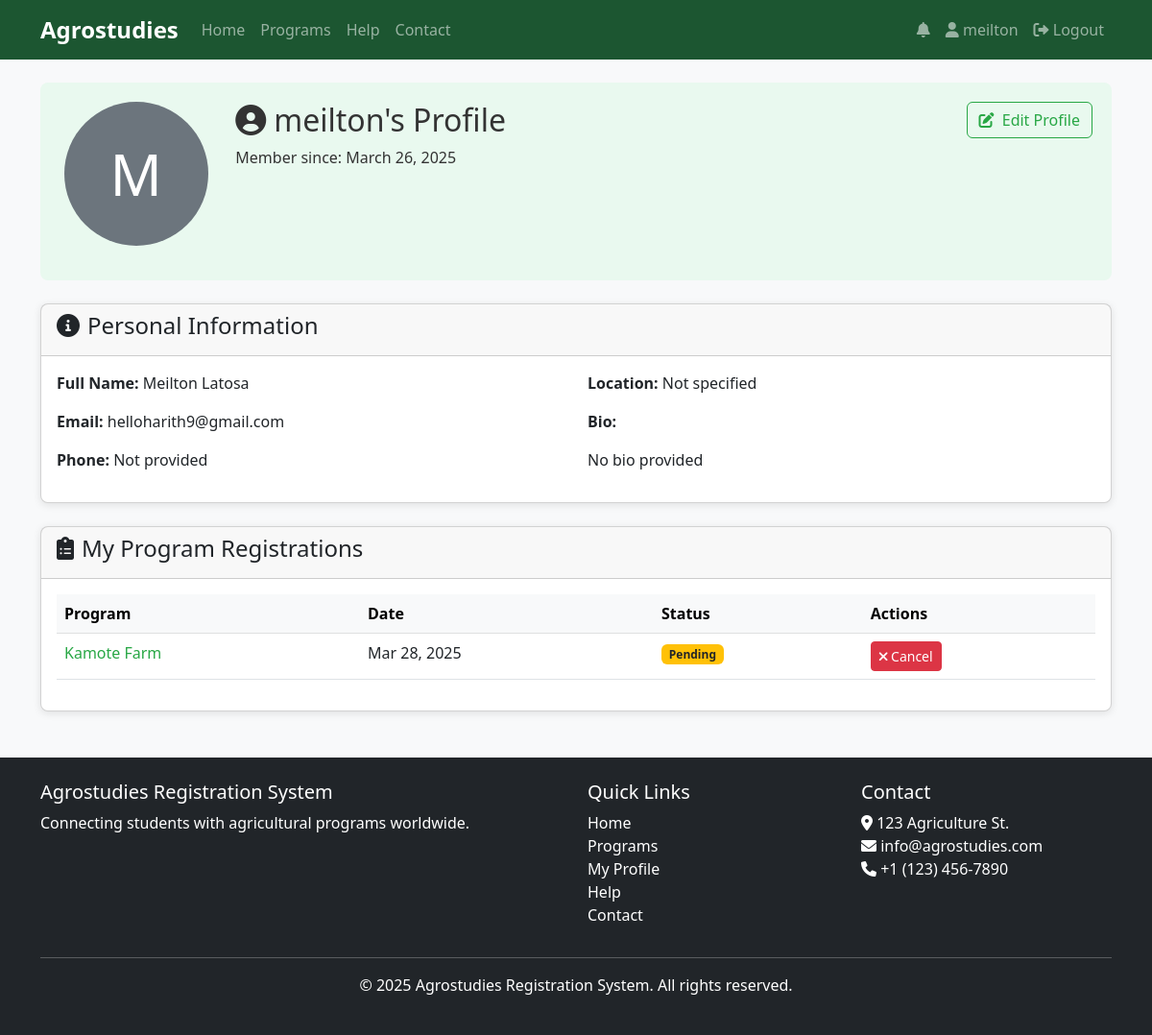
/profile/ (signed in), run on an earlier commit of the app's database.
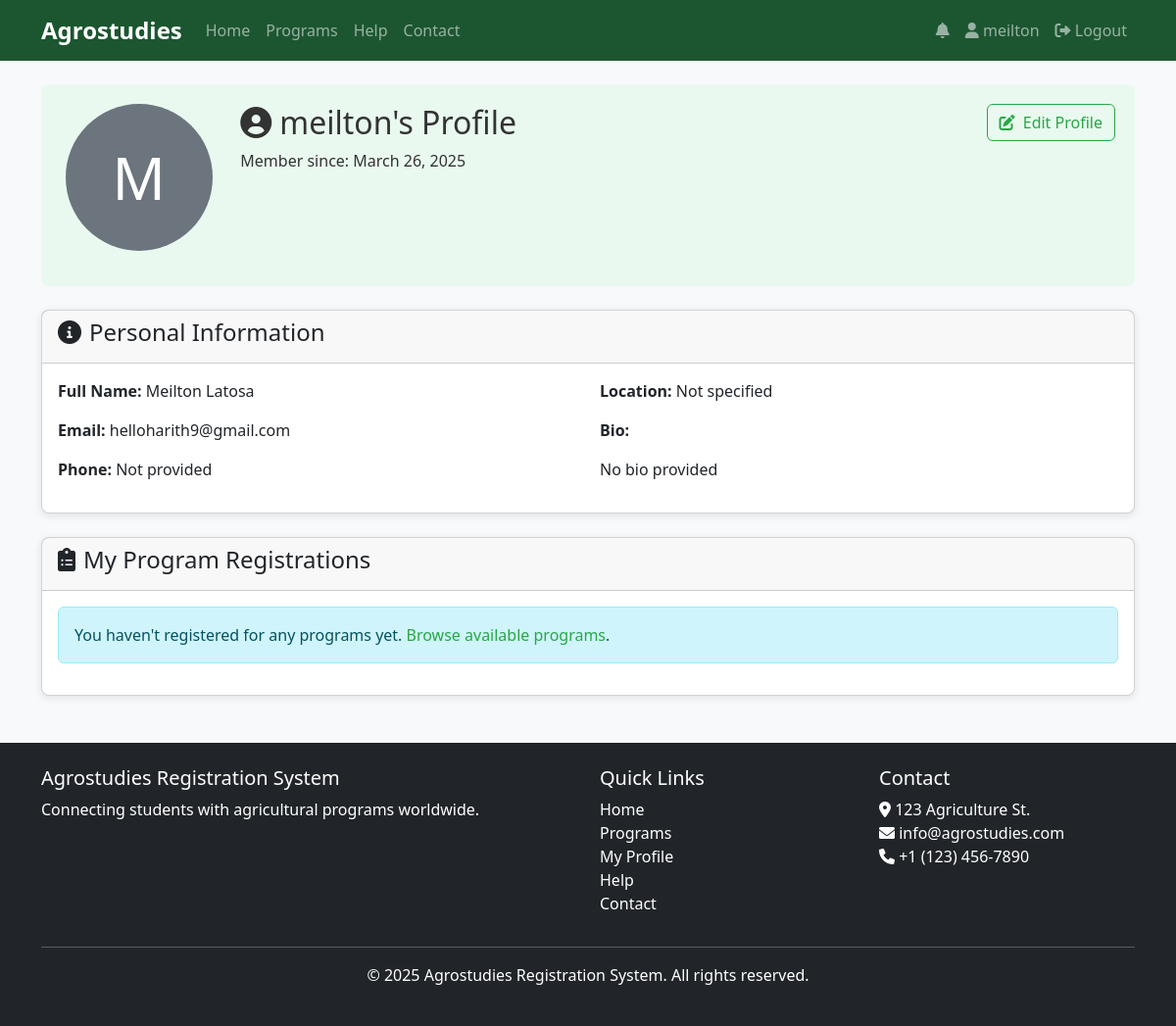
And on a later commit of the database.
### core/models.py (models this page shows, shortened)
class Registration(models.Model):
    PENDING = 'pending'
    APPROVED = 'approved'
    REJECTED = 'rejected'
    STATUS_CHOICES = [
        (PENDING, 'Pending'),
        (APPROVED, 'Approved'),
        (REJECTED, 'Rejected'),
    ]
    user = models.ForeignKey(User, on_delete=models.CASCADE)
    program = models.ForeignKey(AgricultureProgram, on_delete=models.CASCADE)
    registration_date = models.DateTimeField(auto_now_add=True)
    status = models.CharField(max_length=10, choices=STATUS_CHOICES, default=PENDING)
    notes = models.TextField(blank=True)
    class Meta:
        unique_together = ('user', 'program')

class AgricultureProgram(models.Model):
    title = models.CharField(max_length=200)
    description = models.TextField()
    start_date = models.DateField()
    end_date = models.DateField()
    location = models.CharField(max_length=100)
    capacity = models.PositiveIntegerField()
    created_at = models.DateTimeField(auto_now_add=True)
    updated_at = models.DateTimeField(auto_now=True)

### core/views.py (the view)
# urls.py: path('profile/', views.profile, name='profile'),
@login_required
def profile(request):
    if request.method == 'POST':
        u_form = UserUpdateForm(request.POST, instance=request.user)
        p_form = ProfileUpdateForm(request.POST, request.FILES, instance=request.user.profile)
        if u_form.is_valid() and p_form.is_valid():
            if 'delete_image' in request.POST and request.user.profile.profile_image:
                old_image = request.user.profile.profile_image.path
                request.user.profile.profile_image = None
                if os.path.exists(old_image):
                    os.remove(old_image)
            u_form.save()
            p_form.save()
            messages.success(request, 'Your profile has been updated!')
            Notification.add_notification(
                request.user,
                "Your profile has been successfully updated.",
                Notification.SUCCESS
            )
            return redirect('profile')
    else:
        u_form = UserUpdateForm(instance=request.user)
        p_form = ProfileUpdateForm(instance=request.user.profile)
    registrations = Registration.objects.filter(user=request.user).order_by('-registration_date')
    context = {
        'u_form': u_form,
        'p_form': p_form,
        'registrations': registrations
    }
    return render(request, 'profile.html', context)

### core/context_processors.py (called while the page is built)
def notification_count(request):
    if request.user.is_authenticated:
        unread_count = Notification.objects.filter(user=request.user, read=False).count()
        return {
            'unread_notifications_count': unread_count
        }
    return {
        'unread_notifications_count': 0
    }

### templates/profile.html (shortened to what the changed rows need)
{% extends 'base.html' %}
{% block content %}
<div class="profile-header mb-4">
    <div class="row">
        <div class="col-md-6">
            <h2><i class="fas fa-user-circle me-2"></i>{{ user.username }}'s Profile</h2>
        </div>
    </div>
</div>
<div class="card">
    <div class="card-body">
        {% if registrations %}
            <div class="table-responsive">
                <table class="table table-hover">
                    <thead class="table-light">
                        <tr>
                            <th>Program</th>
                            <th>Date</th>
                            <th>Status</th>
                            <th>Actions</th>
                        </tr>
                    </thead>
                    <tbody>
                        {% for reg in registrations %}
                            <tr>
                                <td>
                                    <a href="{% url 'program_detail' reg.program.id %}">{{ reg.program.title }}</a>
                                </td>
                                <td>{{ reg.registration_date|date:"M d, Y" }}</td>
                                <td>
                                    {% if reg.status == 'approved' %}
                                        <span class="badge bg-success">Approved</span>
                                    {% elif reg.status == 'rejected' %}
                                        <span class="badge bg-danger">Rejected</span>
                                    {% else %}
                                        <span class="badge bg-warning text-dark">Pending</span>
                                    {% endif %}
                                </td>
                                <td>
                                    {% if reg.status != 'rejected' %}
                                        <a href="{% url 'cancel_registration' reg.id %}" class="btn btn-sm btn-danger">
                                            <i class="fas fa-times"></i> Cancel
                                        </a>
                                    {% endif %}
                                </td>
                            </tr>
                        {% endfor %}
                    </tbody>
                </table>
            </div>
        {% else %}
            <div class="alert alert-info">
                You haven't registered for any programs yet.
                <a href="{% url 'program_list' %}">Browse available programs</a>.
            </div>
        {% endif %}
    </div>
</div>
{% endblock %}

What changed in the data, as far as the page shows it:
removed Registration: program "Kamote Farm", registration_date "Mar 28, 2025", status "Pending"
Also different on the page:
text no longer shown: "Program Date Status Actions"
text now shown: "You haven't registered for any programs yet. Browse available programs ."
